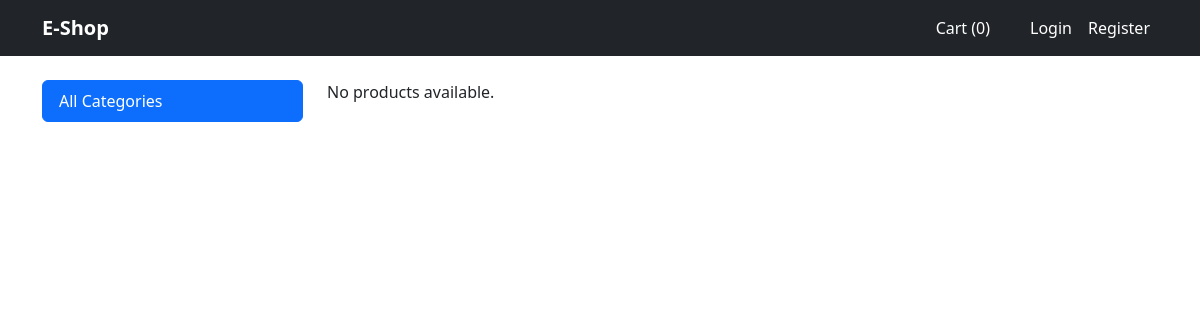
Before: / with the older database file.
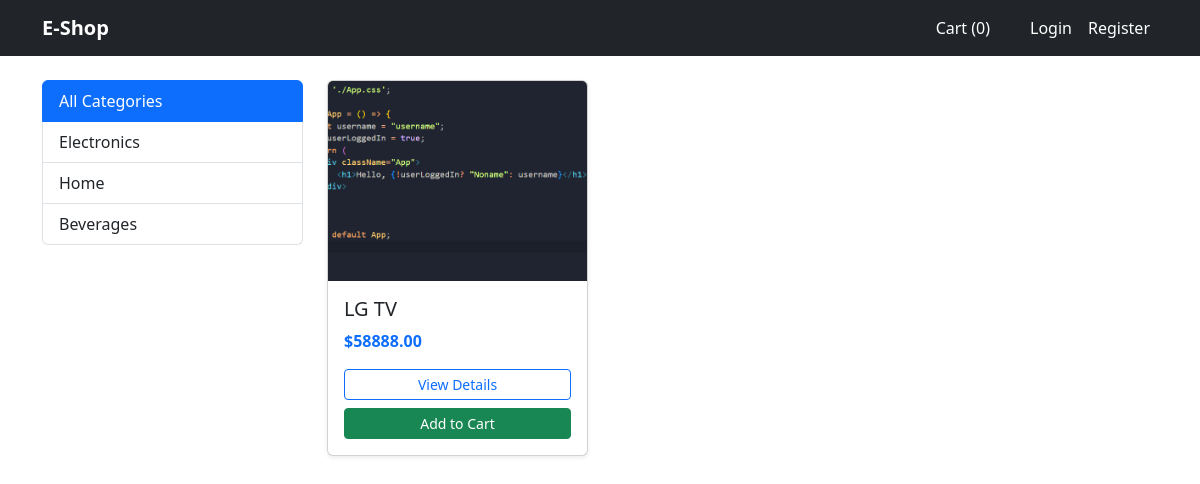
After: the same page with the newer database file.
### store/models.py (models this page shows, shortened)
class Category(models.Model):
    name = models.CharField(max_length=200)
    slug = models.SlugField(unique=True)
    class Meta:
        verbose_name_plural = 'Categories'

class Product(models.Model):
    category = models.ForeignKey(Category, related_name='products', on_delete=models.CASCADE)
    name = models.CharField(max_length=200)
    slug = models.SlugField(unique=True)
    description = models.TextField(blank=True)
    price = models.DecimalField(max_digits=10, decimal_places=2)
    image = models.ImageField(upload_to='products/', blank=True, null=True)
    stock = models.IntegerField(default=0)
    available = models.BooleanField(default=True)
    created_at = models.DateTimeField(auto_now_add=True)

### store/views.py (the view)
# urls.py: path('', views.product_list, name='product_list'),
def product_list(request, category_slug=None):
    category = None
    categories = Category.objects.all()
    products = Product.objects.filter(available=True)
    if category_slug:
        category = get_object_or_404(Category, slug=category_slug)
        products = products.filter(category=category)
    return render(request, 'store/product_list.html', {
        'category': category,
        'categories': categories,
        'products': products
    })

### store/templates/store/product_list.html
{% extends 'store/base.html' %}
{% block content %}
<div class="row">
    <div class="col-md-3">
        <div class="list-group mb-4">
            <a href="{% url 'product_list' %}" class="list-group-item list-group-item-action {% if not category %}active{% endif %}">
                All Categories
            </a>
            {% for c in categories %}
                <a href="{% url 'product_list_by_category' c.slug %}" class="list-group-item list-group-item-action {% if category.slug == c.slug %}active{% endif %}">
                    {{ c.name }}
                </a>
            {% endfor %}
        </div>
    </div>
    <div class="col-md-9">
        <div class="row">
            {% for product in products %}
                <div class="col-md-4 mb-4">
                    <div class="card h-100 shadow-sm">
                        {% if product.image %}
                            <img src="{{ product.image.url }}" class="card-img-top" style="height: 200px; object-fit: cover;">
                        {% else %}
                            <div class="bg-secondary text-white text-center py-5">No Image</div>
                        {% endif %}
                        <div class="card-body d-flex flex-column">
                            <h5 class="card-title">{{ product.name }}</h5>
                            <p class="card-text text-primary fw-bold">${{ product.price }}</p>
                            <div class="mt-auto">
                                <a href="{% url 'product_detail' product.slug %}" class="btn btn-outline-primary btn-sm w-100 mb-2">View Details</a>
                                <a href="{% url 'cart_add' product.id %}" class="btn btn-success btn-sm w-100">Add to Cart</a>
                            </div>
                        </div>
                    </div>
                </div>
            {% empty %}
                <p>No products available.</p>
            {% endfor %}
        </div>
    </div>
</div>
{% endblock %}

### store/templates/store/base.html (shortened to what this page needs)
<!DOCTYPE html>
<html lang="en">
<head>
    <link href="https://cdn.jsdelivr.net/npm/bootstrap@5.3.0/dist/css/bootstrap.min.css" rel="stylesheet">
</head>
<body>
    <nav class="navbar navbar-expand-lg navbar-dark bg-dark mb-4">
        <div class="container">
            <a class="navbar-brand fw-bold" href="{% url 'product_list' %}">E-Shop</a>
            <div class="collapse navbar-collapse">
                <ul class="navbar-nav ms-auto align-items-center">
                    <li class="nav-item me-3">
                        <a class="nav-link btn btn-outline-light px-3 text-white" href="{% url 'cart_detail' %}">
                            Cart ({{ request.session.cart|length|default:"0" }})
                        </a>
                    </li>
                    {% if user.is_authenticated %}
                        <li class="nav-item text-light me-3">Hello, {{ user.username }}</li>
                        <li class="nav-item">
                            <form action="{% url 'logout' %}" method="post" class="d-inline">
                                {% csrf_token %}
                                <button type="submit" class="btn btn-link nav-link text-white text-decoration-none">Logout</button>
                            </form>
                        </li>
                    {% else %}
                        <li class="nav-item"><a class="nav-link text-white" href="{% url 'login' %}">Login</a></li>
                        <li class="nav-item"><a class="nav-link text-white" href="{% url 'register' %}">Register</a></li>
                    {% endif %}
                </ul>
            </div>
        </div>
    </nav>
    <div class="container">
        {% block content %}{% endblock %}
    </div>
</body>
</html>

Changed rows visible on the page:
added Category: name "Electronics"
added Category: name "Home"
added Category: name "Beverages"
added Product: image (picture), name "LG TV", price "58888.00"
Other visible differences:
text no longer shown: "No products available."
